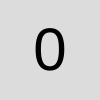
Frame 1 (no input)
Frame 60 (no input): identical to frame 1, image omitted
Frame 120 (the mouse pressed at the canvas centre since frame 60): identical to frame 1, image omitted

The p5.js sketch that drew this single still picture (run headless with seeded random() and noise() and a simulated clock; from frame 60 on, the mouse is pressed at the canvas centre):

// p5.js sketch
// ── sketch.js
let state = 0;

function setup() {
    createCanvas(100, 100);
    state = 0;
}

function draw() {
    background(220);
    textSize(60);
    textAlign(CENTER);
    text(state, 50, 70);
}

function keyPressed(){
    console.log(state);
}
